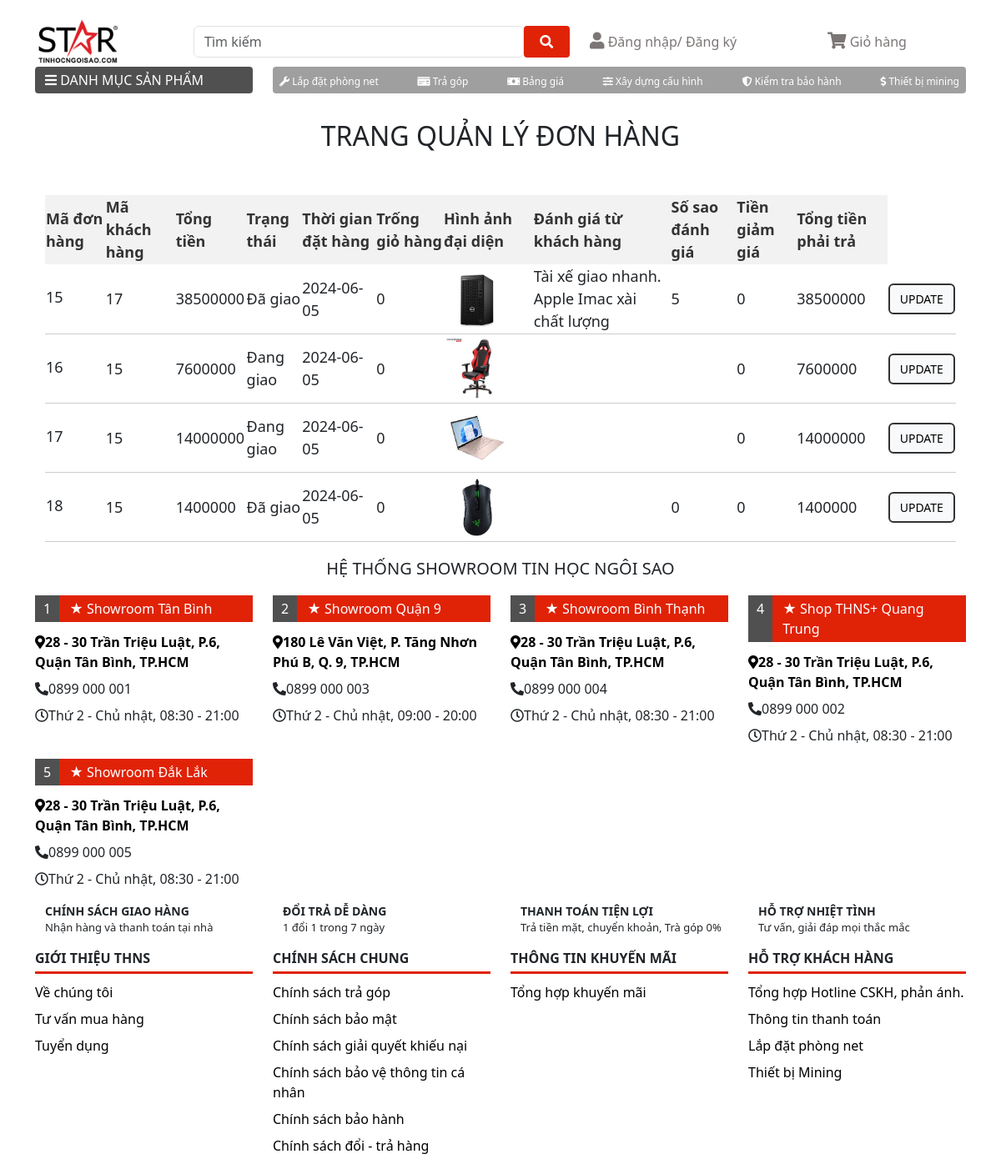
Screenshot of /DoAnPHP/quanlidonhang.php with the database file from the repository.
### tables this page shows
CREATE TABLE `donhang` (
  `MaDonHang` int(11) NOT NULL,
  `MaKhachHang` int(11) NOT NULL,
  `TongTien` int(11) DEFAULT NULL,
  `TrangThai` varchar(50) DEFAULT NULL,
  `ThoiGianDatHang` date DEFAULT NULL,
  `TrongGioHang` int(11) NOT NULL DEFAULT 1,
  `HinhAnhDaiDien` varchar(50) DEFAULT NULL,
  `DanhGiaTuKhachHang` varchar(300) DEFAULT NULL,
  `SoSaoDanhGia` int(11) DEFAULT NULL,
  `TienGiamGia` int(11) DEFAULT NULL,
  `TongTienPhaiTra` int(11) DEFAULT NULL
);

### DoAnPHP/quanlidonhang.php (the view, shortened to what this page needs)
<!DOCTYPE html PUBLIC "-//W3C//DTD XHTML 1.0 Transitional//EN" "http://www.w3.org/TR/xhtml1/DTD/xhtml1-transitional.dtd">
<html xmlns="http://www.w3.org/1999/xhtml">
<head>
    <link rel="stylesheet" href="https://maxcdn.bootstrapcdn.com/bootstrap/4.0.0/css/bootstrap.min.css" />
    <link rel="stylesheet" href="https://cdn.jsdelivr.net/npm/bootstrap-icons@1.3.0/font/bootstrap-icons.css">
    <link href="./include/style/homeIndex.css" rel="stylesheet" />
</head>
<?php
	$pdo = new PDO("mysql:host=localhost;dbname=doanphp","root","");
    $pdo->query("set names utf8");
  	$sql = "select * from donhang";
	$sta = $pdo->prepare($sql);
	$sta->execute();
	$donhang = $sta->fetchAll(PDO::FETCH_OBJ);
	?>
<body>
<?php include("./include/layout/header.php"); ?>
<div class="container">
    <div id="Content" class="row">
            <div class="col-12">
                <br />
                <h2 align="center">TRANG QUẢN LÝ ĐƠN HÀNG</h2>
                <br />
                <div class="container">
                    <table style="width: 100%; border-collapse: collapse; margin: 20px 0; font-size: 18px; text-align: left;">
                        <tr style="background-color: #f2f2f2; color: #333; margin-right: 5px; padding-bottom: 10px;">
                            <th>Mã đơn hàng</th>
                            <th>Mã khách hàng</th>
                            <th>Tổng tiền</th>
                            <th>Trạng thái</th>
                            <th>Thời gian đặt hàng</th>
                            <th>Trống giỏ hàng</th>
                            <th>Hình ảnh đại diện</th>
                            <th>Đánh giá từ khách hàng</th>
                            <th>Số sao đánh giá</th>
                            <th>Tiền giảm giá</th>
                            <th>Tổng tiền phải trả</th>
                        </tr>
                        <?php foreach ($donhang as $dh) : ?>
                            <tr style="border-bottom: 1px solid #cdcdcd; margin-right: 5px;">
                                <td style="padding-bottom: 5px;"><?php echo $dh->MaDonHang; ?></td>
                                <td><?php echo $dh->MaKhachHang ?></td>
                                <td><?php echo $dh->TongTien ?></td>
                                <td><?php echo $dh->TrangThai ?></td>
                                <td><?php echo $dh->ThoiGianDatHang ?></td>
                                <td><?php echo $dh->TrongGioHang ?></td>
                                <td><img src="./include/Images/ImagesSP/<?php echo $dh->HinhAnhDaiDien?>" alt="" style="width: 80px; height: 80px;">
                                </td>
                                <td><?php echo $dh->DanhGiaTuKhachHang ?></td>
                                <td><?php echo $dh->SoSaoDanhGia ?></td>
                                <td><?php echo $dh->TienGiamGia ?></td>
                                <td><?php echo $dh->TongTienPhaiTra ?></td>
                                <td>
                                    <a href='./capnhatdonhang.php?mdh=<?php echo $dh->MaDonHang;?>' class='btn btn-light' style='font-size:14px; text-align: left; border: 2px solid #333;'>UPDATE</a>
                                </td>
                            </tr>
                        <?php endforeach ?>
                    </table>
                </div>
            </div>
        </div>
</div>
<?php include("./include/layout/footer.php"); ?>
</body>
</html>

### DoAnPHP/include/style/homeIndex.css (style rules this page uses)
img { width: 100%; }

### DoAnPHP/include/style/layout.css (style rules this page uses)
a { text-decoration: none; color: black; }

### rows the page displays
donhang: MaDonHang "15", MaKhachHang "17", TongTien "38500000", TrangThai "Đã giao", ThoiGianDatHang "2024-06-05", TrongGioHang "0", HinhAnhDaiDien (picture), DanhGiaTuKhachHang "Tài xế giao nhanh. Apple Imac xài chất lượng", SoSaoDanhGia "5", TienGiamGia "0", TongTienPhaiTra "38500000"
donhang: MaDonHang "16", MaKhachHang "15", TongTien "7600000", TrangThai "Đang giao", ThoiGianDatHang "2024-06-05", TrongGioHang "0", HinhAnhDaiDien (picture), TienGiamGia "0", TongTienPhaiTra "7600000"
donhang: MaDonHang "17", MaKhachHang "15", TongTien "14000000", TrangThai "Đang giao", ThoiGianDatHang "2024-06-05", TrongGioHang "0", HinhAnhDaiDien (picture), TienGiamGia "0", TongTienPhaiTra "14000000"
donhang: MaDonHang "18", MaKhachHang "15", TongTien "1400000", TrangThai "Đã giao", ThoiGianDatHang "2024-06-05", TrongGioHang "0", HinhAnhDaiDien (picture), SoSaoDanhGia "0", TienGiamGia "0", TongTienPhaiTra "1400000"
